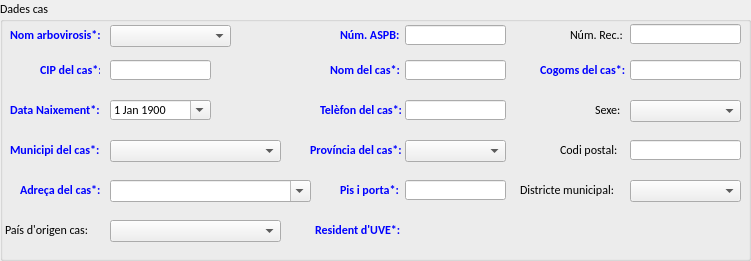
    <widget class="QGroupBox" name="groupBox_personals_persona">
     <property name="geometry">
      <rect>
       <x>10</x>
       <y>20</y>
       <width>751</width>
       <height>261</height>
      </rect>
     </property>
     <property name="font">
      <font>
       <family>Calibri</family>
       <pointsize>9</pointsize>
       <weight>50</weight>
       <bold>false</bold>
      </font>
     </property>
     <property name="autoFillBackground">
      <bool>false</bool>
     </property>
     <property name="title">
      <string>Dades cas</string>
     </property>
     <property name="flat">
      <bool>false</bool>
     </property>
     <property name="checkable">
      <bool>false</bool>
     </property>
     <widget class="QLabel" name="telf1">
      <property name="geometry">
       <rect>
        <x>320</x>
        <y>100</y>
        <width>81</width>
        <height>20</height>
       </rect>
      </property>
      <property name="sizePolicy">
       <sizepolicy hsizetype="Expanding" vsizetype="Expanding">
        <horstretch>0</horstretch>
        <verstretch>0</verstretch>
       </sizepolicy>
      </property>
      <property name="font">
       <font>
        <family>Calibri</family>
        <pointsize>9</pointsize>
        <weight>75</weight>
        <bold>true</bold>
       </font>
      </property>
      <property name="styleSheet">
       <string notr="true">color: rgb(0, 0, 255);</string>
      </property>
      <property name="text">
       <string>Telèfon del cas*:</string>
      </property>
     </widget>
     <widget class="QLabel" name="pais_origen1">
      <property name="geometry">
       <rect>
        <x>5</x>
        <y>220</y>
        <width>101</width>
        <height>20</height>
       </rect>
      </property>
      <property name="sizePolicy">
       <sizepolicy hsizetype="Expanding" vsizetype="Expanding">
        <horstretch>0</horstretch>
        <verstretch>0</verstretch>
       </sizepolicy>
      </property>
      <property name="font">
       <font>
        <family>Calibri</family>
        <pointsize>9</pointsize>
        <weight>50</weight>
        <bold>false</bold>
       </font>
      </property>
      <property name="text">
       <string>País d'origen cas:</string>
      </property>
     </widget>
     <widget class="QLabel" name="municipi1">
      <property name="geometry">
       <rect>
        <x>10</x>
        <y>140</y>
        <width>91</width>
        <height>20</height>
       </rect>
      </property>
      <property name="sizePolicy">
       <sizepolicy hsizetype="Expanding" vsizetype="Expanding">
        <horstretch>0</horstretch>
        <verstretch>0</verstretch>
       </sizepolicy>
      </property>
      <property name="font">
       <font>
        <family>Calibri</family>
        <pointsize>9</pointsize>
        <weight>75</weight>
        <bold>true</bold>
       </font>
      </property>
      <property name="styleSheet">
       <string notr="true">color: rgb(0, 0, 255);</string>
      </property>
      <property name="text">
       <string>Municipi del cas*:</string>
      </property>
     </widget>
     <widget class="QLineEdit" name="num_rec">
      <property name="geometry">
       <rect>
        <x>630</x>
        <y>24</y>
        <width>111</width>
        <height>20</height>
       </rect>
      </property>
      <property name="font">
       <font>
        <family>Calibri</family>
        <pointsize>9</pointsize>
        <weight>50</weight>
        <bold>false</bold>
       </font>
      </property>
      <property name="html" stdset="0">
       <string>&lt;!DOCTYPE HTML PUBLIC &quot;-//W3C//DTD HTML 4.0//EN&quot; &quot;http://www.w3.org/TR/REC-html40/strict.dtd&quot;&gt;
&lt;html&gt;&lt;head&gt;&lt;meta name=&quot;qrichtext&quot; content=&quot;1&quot; /&gt;&lt;style type=&quot;text/css&quot;&gt;
p, li { white-space: pre-wrap; }
&lt;/style&gt;&lt;/head&gt;&lt;body style=&quot; font-family:'Calibri'; font-size:8pt; font-weight:400; font-style:normal;&quot;&gt;
&lt;p style=&quot;-qt-paragraph-type:empty; margin-top:0px; margin-bottom:0px; margin-left:0px; margin-right:0px; -qt-block-indent:0; text-indent:0px;&quot;&gt;&lt;br /&gt;&lt;/p&gt;
&lt;p style=&quot;-qt-paragraph-type:empty; margin-top:0px; margin-bottom:0px; margin-left:0px; margin-right:0px; -qt-block-indent:0; text-indent:0px;&quot;&gt;&lt;br /&gt;&lt;/p&gt;&lt;/body&gt;&lt;/html&gt;</string>
      </property>
     </widget>
     <widget class="QLabel" name="cip1">
      <property name="geometry">
       <rect>
        <x>40</x>
        <y>60</y>
        <width>60</width>
        <height>20</height>
       </rect>
      </property>
      <property name="sizePolicy">
       <sizepolicy hsizetype="Expanding" vsizetype="Expanding">
        <horstretch>0</horstretch>
        <verstretch>0</verstretch>
       </sizepolicy>
      </property>
      <property name="font">
       <font>
        <family>Calibri</family>
        <pointsize>9</pointsize>
        <weight>75</weight>
        <bold>true</bold>
       </font>
      </property>
      <property name="styleSheet">
       <string notr="true">color: rgb(0, 0, 255);</string>
      </property>
      <property name="text">
       <string>CIP del cas*:</string>
      </property>
     </widget>
     <widget class="QLabel" name="data_naix1">
      <property name="geometry">
       <rect>
        <x>10</x>
        <y>100</y>
        <width>101</width>
        <height>20</height>
       </rect>
      </property>
      <property name="sizePolicy">
       <sizepolicy hsizetype="Expanding" vsizetype="Expanding">
        <horstretch>0</horstretch>
        <verstretch>0</verstretch>
       </sizepolicy>
      </property>
      <property name="font">
       <font>
        <family>Calibri</family>
        <pointsize>9</pointsize>
        <weight>75</weight>
        <bold>true</bold>
       </font>
      </property>
      <property name="styleSheet">
       <string notr="true">color: rgb(0, 0, 255);</string>
      </property>
      <property name="text">
       <string>Data Naixement*:</string>
      </property>
     </widget>
     <widget class="QLineEdit" name="telf">
      <property name="geometry">
       <rect>
        <x>405</x>
        <y>100</y>
        <width>101</width>
        <height>20</height>
       </rect>
      </property>
      <property name="font">
       <font>
        <family>Calibri</family>
        <pointsize>9</pointsize>
        <weight>50</weight>
        <bold>false</bold>
       </font>
      </property>
      <property name="html" stdset="0">
       <string>&lt;!DOCTYPE HTML PUBLIC &quot;-//W3C//DTD HTML 4.0//EN&quot; &quot;http://www.w3.org/TR/REC-html40/strict.dtd&quot;&gt;
&lt;html&gt;&lt;head&gt;&lt;meta name=&quot;qrichtext&quot; content=&quot;1&quot; /&gt;&lt;style type=&quot;text/css&quot;&gt;
p, li { white-space: pre-wrap; }
&lt;/style&gt;&lt;/head&gt;&lt;body style=&quot; font-family:'Calibri'; font-size:8pt; font-weight:400; font-style:normal;&quot;&gt;
&lt;p style=&quot;-qt-paragraph-type:empty; margin-top:0px; margin-bottom:0px; margin-left:0px; margin-right:0px; -qt-block-indent:0; text-indent:0px;&quot;&gt;&lt;br /&gt;&lt;/p&gt;
&lt;p style=&quot;-qt-paragraph-type:empty; margin-top:0px; margin-bottom:0px; margin-left:0px; margin-right:0px; -qt-block-indent:0; text-indent:0px;&quot;&gt;&lt;br /&gt;&lt;/p&gt;&lt;/body&gt;&lt;/html&gt;</string>
      </property>
     </widget>
     <widget class="QLineEdit" name="codi_postal">
      <property name="geometry">
       <rect>
        <x>630</x>
        <y>140</y>
        <width>111</width>
        <height>20</height>
       </rect>
      </property>
      <property name="font">
       <font>
        <family>Calibri</family>
        <pointsize>9</pointsize>
        <weight>50</weight>
        <bold>false</bold>
       </font>
      </property>
      <property name="html" stdset="0">
       <string>&lt;!DOCTYPE HTML PUBLIC &quot;-//W3C//DTD HTML 4.0//EN&quot; &quot;http://www.w3.org/TR/REC-html40/strict.dtd&quot;&gt;
&lt;html&gt;&lt;head&gt;&lt;meta name=&quot;qrichtext&quot; content=&quot;1&quot; /&gt;&lt;style type=&quot;text/css&quot;&gt;
p, li { white-space: pre-wrap; }
&lt;/style&gt;&lt;/head&gt;&lt;body style=&quot; font-family:'Calibri'; font-size:8pt; font-weight:400; font-style:normal;&quot;&gt;
&lt;p style=&quot;-qt-paragraph-type:empty; margin-top:0px; margin-bottom:0px; margin-left:0px; margin-right:0px; -qt-block-indent:0; text-indent:0px;&quot;&gt;&lt;br /&gt;&lt;/p&gt;
&lt;p style=&quot;-qt-paragraph-type:empty; margin-top:0px; margin-bottom:0px; margin-left:0px; margin-right:0px; -qt-block-indent:0; text-indent:0px;&quot;&gt;&lt;br /&gt;&lt;/p&gt;&lt;/body&gt;&lt;/html&gt;</string>
      </property>
     </widget>
     <widget class="QLabel" name="codi_postal1">
      <property name="geometry">
       <rect>
        <x>560</x>
        <y>140</y>
        <width>81</width>
        <height>20</height>
       </rect>
      </property>
      <property name="sizePolicy">
       <sizepolicy hsizetype="Expanding" vsizetype="Expanding">
        <horstretch>0</horstretch>
        <verstretch>0</verstretch>
       </sizepolicy>
      </property>
      <property name="font">
       <font>
        <family>Calibri</family>
        <pointsize>9</pointsize>
        <weight>50</weight>
        <bold>false</bold>
       </font>
      </property>
      <property name="text">
       <string>Codi postal:</string>
      </property>
     </widget>
     <widget class="QLineEdit" name="cip">
      <property name="geometry">
       <rect>
        <x>110</x>
        <y>60</y>
        <width>101</width>
        <height>20</height>
       </rect>
      </property>
      <property name="font">
       <font>
        <family>Calibri</family>
        <pointsize>9</pointsize>
        <weight>50</weight>
        <bold>false</bold>
       </font>
      </property>
      <property name="html" stdset="0">
       <string>&lt;!DOCTYPE HTML PUBLIC &quot;-//W3C//DTD HTML 4.0//EN&quot; &quot;http://www.w3.org/TR/REC-html40/strict.dtd&quot;&gt;
&lt;html&gt;&lt;head&gt;&lt;meta name=&quot;qrichtext&quot; content=&quot;1&quot; /&gt;&lt;style type=&quot;text/css&quot;&gt;
p, li { white-space: pre-wrap; }
&lt;/style&gt;&lt;/head&gt;&lt;body style=&quot; font-family:'Calibri'; font-size:8pt; font-weight:400; font-style:normal;&quot;&gt;
&lt;p style=&quot; margin-top:0px; margin-bottom:0px; margin-left:0px; margin-right:0px; -qt-block-indent:0; text-indent:0px;&quot;&gt;BUGR0857111008&lt;/p&gt;&lt;/body&gt;&lt;/html&gt;</string>
      </property>
     </widget>
     <widget class="QLabel" name="num_rec1">
      <property name="geometry">
       <rect>
        <x>570</x>
        <y>25</y>
        <width>60</width>
        <height>20</height>
       </rect>
      </property>
      <property name="sizePolicy">
       <sizepolicy hsizetype="Expanding" vsizetype="Expanding">
        <horstretch>0</horstretch>
        <verstretch>0</verstretch>
       </sizepolicy>
      </property>
      <property name="font">
       <font>
        <family>Calibri</family>
        <pointsize>9</pointsize>
        <weight>50</weight>
        <bold>false</bold>
       </font>
      </property>
      <property name="text">
       <string>Núm. Rec.:</string>
      </property>
     </widget>
     <widget class="QLabel" name="cognoms1">
      <property name="geometry">
       <rect>
        <x>540</x>
        <y>60</y>
        <width>91</width>
        <height>20</height>
       </rect>
      </property>
      <property name="sizePolicy">
       <sizepolicy hsizetype="Expanding" vsizetype="Expanding">
        <horstretch>0</horstretch>
        <verstretch>0</verstretch>
       </sizepolicy>
      </property>
      <property name="font">
       <font>
        <family>Calibri</family>
        <pointsize>9</pointsize>
        <weight>75</weight>
        <bold>true</bold>
       </font>
      </property>
      <property name="styleSheet">
       <string notr="true">color: rgb(0, 0, 255);</string>
      </property>
      <property name="text">
       <string>Cogoms del cas*:</string>
      </property>
     </widget>
     <widget class="QLineEdit" name="num_aspb">
      <property name="geometry">
       <rect>
        <x>405</x>
        <y>25</y>
        <width>101</width>
        <height>20</height>
       </rect>
      </property>
      <property name="font">
       <font>
        <family>Calibri</family>
        <pointsize>9</pointsize>
        <weight>50</weight>
        <bold>false</bold>
       </font>
      </property>
      <property name="html" stdset="0">
       <string>&lt;!DOCTYPE HTML PUBLIC &quot;-//W3C//DTD HTML 4.0//EN&quot; &quot;http://www.w3.org/TR/REC-html40/strict.dtd&quot;&gt;
&lt;html&gt;&lt;head&gt;&lt;meta name=&quot;qrichtext&quot; content=&quot;1&quot; /&gt;&lt;style type=&quot;text/css&quot;&gt;
p, li { white-space: pre-wrap; }
&lt;/style&gt;&lt;/head&gt;&lt;body style=&quot; font-family:'Calibri'; font-size:8pt; font-weight:400; font-style:normal;&quot;&gt;
&lt;p style=&quot;-qt-paragraph-type:empty; margin-top:0px; margin-bottom:0px; margin-left:0px; margin-right:0px; -qt-block-indent:0; text-indent:0px;&quot;&gt;&lt;br /&gt;&lt;/p&gt;
&lt;p style=&quot;-qt-paragraph-type:empty; margin-top:0px; margin-bottom:0px; margin-left:0px; margin-right:0px; -qt-block-indent:0; text-indent:0px;&quot;&gt;&lt;br /&gt;&lt;/p&gt;&lt;/body&gt;&lt;/html&gt;</string>
      </property>
     </widget>
     <widget class="QLineEdit" name="nom">
      <property name="geometry">
       <rect>
        <x>405</x>
        <y>60</y>
        <width>101</width>
        <height>20</height>
       </rect>
      </property>
      <property name="font">
       <font>
        <family>Calibri</family>
        <pointsize>9</pointsize>
        <weight>50</weight>
        <bold>false</bold>
       </font>
      </property>
      <property name="html" stdset="0">
       <string>&lt;!DOCTYPE HTML PUBLIC &quot;-//W3C//DTD HTML 4.0//EN&quot; &quot;http://www.w3.org/TR/REC-html40/strict.dtd&quot;&gt;
&lt;html&gt;&lt;head&gt;&lt;meta name=&quot;qrichtext&quot; content=&quot;1&quot; /&gt;&lt;style type=&quot;text/css&quot;&gt;
p, li { white-space: pre-wrap; }
&lt;/style&gt;&lt;/head&gt;&lt;body style=&quot; font-family:'Calibri'; font-size:8pt; font-weight:400; font-style:normal;&quot;&gt;
&lt;p style=&quot;-qt-paragraph-type:empty; margin-top:0px; margin-bottom:0px; margin-left:0px; margin-right:0px; -qt-block-indent:0; text-indent:0px;&quot;&gt;&lt;br /&gt;&lt;/p&gt;
&lt;p style=&quot;-qt-paragraph-type:empty; margin-top:0px; margin-bottom:0px; margin-left:0px; margin-right:0px; -qt-block-indent:0; text-indent:0px;&quot;&gt;&lt;br /&gt;&lt;/p&gt;&lt;/body&gt;&lt;/html&gt;</string>
      </property>
     </widget>
     <widget class="QLabel" name="resident1">
      <property name="geometry">
       <rect>
        <x>315</x>
        <y>220</y>
        <width>91</width>
        <height>20</height>
       </rect>
      </property>
      <property name="sizePolicy">
       <sizepolicy hsizetype="Expanding" vsizetype="Expanding">
        <horstretch>0</horstretch>
        <verstretch>0</verstretch>
       </sizepolicy>
      </property>
      <property name="font">
       <font>
        <family>Calibri</family>
        <pointsize>9</pointsize>
        <weight>75</weight>
        <bold>true</bold>
       </font>
      </property>
      <property name="styleSheet">
       <string notr="true">color: rgb(0, 0, 255);</string>
      </property>
      <property name="text">
       <string>Resident d'UVE*:</string>
      </property>
     </widget>
     <widget class="QLineEdit" name="cognoms">
      <property name="geometry">
       <rect>
        <x>630</x>
        <y>60</y>
        <width>111</width>
        <height>20</height>
       </rect>
      </property>
      <property name="font">
       <font>
        <family>Calibri</family>
        <pointsize>9</pointsize>
        <weight>50</weight>
        <bold>false</bold>
       </font>
      </property>
      <property name="html" stdset="0">
       <string>&lt;!DOCTYPE HTML PUBLIC &quot;-//W3C//DTD HTML 4.0//EN&quot; &quot;http://www.w3.org/TR/REC-html40/strict.dtd&quot;&gt;
&lt;html&gt;&lt;head&gt;&lt;meta name=&quot;qrichtext&quot; content=&quot;1&quot; /&gt;&lt;style type=&quot;text/css&quot;&gt;
p, li { white-space: pre-wrap; }
&lt;/style&gt;&lt;/head&gt;&lt;body style=&quot; font-family:'Calibri'; font-size:8pt; font-weight:400; font-style:normal;&quot;&gt;
&lt;p style=&quot;-qt-paragraph-type:empty; margin-top:0px; margin-bottom:0px; margin-left:0px; margin-right:0px; -qt-block-indent:0; text-indent:0px;&quot;&gt;&lt;br /&gt;&lt;/p&gt;
&lt;p style=&quot;-qt-paragraph-type:empty; margin-top:0px; margin-bottom:0px; margin-left:0px; margin-right:0px; -qt-block-indent:0; text-indent:0px;&quot;&gt;&lt;br /&gt;&lt;/p&gt;&lt;/body&gt;&lt;/html&gt;</string>
      </property>
     </widget>
     <widget class="QLabel" name="nom1">
      <property name="geometry">
       <rect>
        <x>330</x>
        <y>60</y>
        <width>71</width>
        <height>20</height>
       </rect>
      </property>
      <property name="sizePolicy">
       <sizepolicy hsizetype="Expanding" vsizetype="Expanding">
        <horstretch>0</horstretch>
        <verstretch>0</verstretch>
       </sizepolicy>
      </property>
      <property name="font">
       <font>
        <family>Calibri</family>
        <pointsize>9</pointsize>
        <weight>75</weight>
        <bold>true</bold>
       </font>
      </property>
      <property name="styleSheet">
       <string notr="true">color: rgb(0, 0, 255);</string>
      </property>
      <property name="text">
       <string>Nom del cas*:</string>
      </property>
     </widget>
     <widget class="QLabel" name="adress1">
      <property name="geometry">
       <rect>
        <x>20</x>
        <y>180</y>
        <width>81</width>
        <height>20</height>
       </rect>
      </property>
      <property name="sizePolicy">
       <sizepolicy hsizetype="Expanding" vsizetype="Expanding">
        <horstretch>0</horstretch>
        <verstretch>0</verstretch>
       </sizepolicy>
      </property>
      <property name="font">
       <font>
        <family>Calibri</family>
        <pointsize>9</pointsize>
        <weight>75</weight>
        <bold>true</bold>
       </font>
      </property>
      <property name="styleSheet">
       <string notr="true">color: rgb(0, 0, 255);</string>
      </property>
      <property name="text">
       <string>Adreça del cas*:</string>
      </property>
     </widget>
     <widget class="QLabel" name="nom_arbovirosis1">
      <property name="geometry">
       <rect>
        <x>10</x>
        <y>25</y>
        <width>91</width>
        <height>20</height>
       </rect>
      </property>
      <property name="sizePolicy">
       <sizepolicy hsizetype="Expanding" vsizetype="Expanding">
        <horstretch>0</horstretch>
        <verstretch>0</verstretch>
       </sizepolicy>
      </property>
      <property name="font">
       <font>
        <family>Calibri</family>
        <pointsize>9</pointsize>
        <weight>75</weight>
        <bold>true</bold>
       </font>
      </property>
      <property name="styleSheet">
       <string notr="true">color: rgb(0, 0, 255);</string>
      </property>
      <property name="text">
       <string>Nom arbovirosis*:</string>
      </property>
     </widget>
     <widget class="QLabel" name="provincia1">
      <property name="geometry">
       <rect>
        <x>310</x>
        <y>140</y>
        <width>91</width>
        <height>20</height>
       </rect>
      </property>
      <property name="sizePolicy">
       <sizepolicy hsizetype="Expanding" vsizetype="Expanding">
        <horstretch>0</horstretch>
        <verstretch>0</verstretch>
       </sizepolicy>
      </property>
      <property name="font">
       <font>
        <family>Calibri</family>
        <pointsize>9</pointsize>
        <weight>75</weight>
        <bold>true</bold>
       </font>
      </property>
      <property name="styleSheet">
       <string notr="true">color: rgb(0, 0, 255);</string>
      </property>
      <property name="text">
       <string>Província del cas*:</string>
      </property>
     </widget>
     <widget class="QLabel" name="num_aspb1">
      <property name="geometry">
       <rect>
        <x>340</x>
        <y>25</y>
        <width>60</width>
        <height>20</height>
       </rect>
      </property>
      <property name="sizePolicy">
       <sizepolicy hsizetype="Expanding" vsizetype="Expanding">
        <horstretch>0</horstretch>
        <verstretch>0</verstretch>
       </sizepolicy>
      </property>
      <property name="font">
       <font>
        <family>Calibri</family>
        <pointsize>9</pointsize>
        <weight>75</weight>
        <bold>true</bold>
       </font>
      </property>
      <property name="styleSheet">
       <string notr="true">color: rgb(0, 0, 255);</string>
      </property>
      <property name="text">
       <string>Núm. ASPB:</string>
      </property>
     </widget>
     <widget class="QLineEdit" name="pis">
      <property name="geometry">
       <rect>
        <x>405</x>
        <y>180</y>
        <width>101</width>
        <height>20</height>
       </rect>
      </property>
      <property name="font">
       <font>
        <family>Calibri</family>
        <pointsize>9</pointsize>
        <weight>50</weight>
        <bold>false</bold>
       </font>
      </property>
      <property name="html" stdset="0">
       <string>&lt;!DOCTYPE HTML PUBLIC &quot;-//W3C//DTD HTML 4.0//EN&quot; &quot;http://www.w3.org/TR/REC-html40/strict.dtd&quot;&gt;
&lt;html&gt;&lt;head&gt;&lt;meta name=&quot;qrichtext&quot; content=&quot;1&quot; /&gt;&lt;style type=&quot;text/css&quot;&gt;
p, li { white-space: pre-wrap; }
&lt;/style&gt;&lt;/head&gt;&lt;body style=&quot; font-family:'Calibri'; font-size:8pt; font-weight:400; font-style:normal;&quot;&gt;
&lt;p style=&quot;-qt-paragraph-type:empty; margin-top:0px; margin-bottom:0px; margin-left:0px; margin-right:0px; -qt-block-indent:0; text-indent:0px;&quot;&gt;&lt;br /&gt;&lt;/p&gt;
&lt;p style=&quot;-qt-paragraph-type:empty; margin-top:0px; margin-bottom:0px; margin-left:0px; margin-right:0px; -qt-block-indent:0; text-indent:0px;&quot;&gt;&lt;br /&gt;&lt;/p&gt;&lt;/body&gt;&lt;/html&gt;</string>
      </property>
     </widget>
     <widget class="QLabel" name="pis1">
      <property name="geometry">
       <rect>
        <x>340</x>
        <y>180</y>
        <width>60</width>
        <height>20</height>
       </rect>
      </property>
      <property name="sizePolicy">
       <sizepolicy hsizetype="Expanding" vsizetype="Expanding">
        <horstretch>0</horstretch>
        <verstretch>0</verstretch>
       </sizepolicy>
      </property>
      <property name="font">
       <font>
        <family>Calibri</family>
        <pointsize>9</pointsize>
        <weight>75</weight>
        <bold>true</bold>
       </font>
      </property>
      <property name="styleSheet">
       <string notr="true">color: rgb(0, 0, 255);</string>
      </property>
      <property name="text">
       <string>Pis i porta*:</string>
      </property>
     </widget>
     <widget class="QLabel" name="sexe1">
      <property name="geometry">
       <rect>
        <x>595</x>
        <y>100</y>
        <width>41</width>
        <height>20</height>
       </rect>
      </property>
      <property name="sizePolicy">
       <sizepolicy hsizetype="Expanding" vsizetype="Expanding">
        <horstretch>0</horstretch>
        <verstretch>0</verstretch>
       </sizepolicy>
      </property>
      <property name="font">
       <font>
        <family>Calibri</family>
        <pointsize>9</pointsize>
        <weight>50</weight>
        <bold>false</bold>
       </font>
      </property>
      <property name="text">
       <string>Sexe:</string>
      </property>
     </widget>
     <widget class="QLabel" name="dm1">
      <property name="geometry">
       <rect>
        <x>520</x>
        <y>180</y>
        <width>121</width>
        <height>20</height>
       </rect>
      </property>
      <property name="sizePolicy">
       <sizepolicy hsizetype="Expanding" vsizetype="Expanding">
        <horstretch>0</horstretch>
        <verstretch>0</verstretch>
       </sizepolicy>
      </property>
      <property name="font">
       <font>
        <family>Calibri</family>
        <pointsize>9</pointsize>
        <weight>50</weight>
        <bold>false</bold>
       </font>
      </property>
      <property name="text">
       <string>Districte municipal:</string>
      </property>
     </widget>
     <widget class="QDateEdit" name="data_naix">
      <property name="geometry">
       <rect>
        <x>110</x>
        <y>100</y>
        <width>101</width>
        <height>20</height>
       </rect>
      </property>
      <property name="font">
       <font>
        <family>Calibri</family>
        <pointsize>9</pointsize>
        <weight>50</weight>
        <bold>false</bold>
       </font>
      </property>
      <property name="calendarPopup">
       <bool>true</bool>
      </property>
      <property name="date">
       <date>
        <year>1900</year>
        <month>1</month>
        <day>1</day>
       </date>
      </property>
     </widget>
     <widget class="QComboBox" name="sexe">
      <property name="geometry">
       <rect>
        <x>630</x>
        <y>100</y>
        <width>111</width>
        <height>22</height>
       </rect>
      </property>
      <property name="font">
       <font>
        <family>Calibri</family>
        <pointsize>9</pointsize>
        <weight>50</weight>
        <bold>false</bold>
       </font>
      </property>
     </widget>
     <widget class="QComboBox" name="address">
      <property name="geometry">
       <rect>
        <x>110</x>
        <y>180</y>
        <width>201</width>
        <height>22</height>
       </rect>
      </property>
      <property name="font">
       <font>
        <family>Calibri</family>
        <pointsize>9</pointsize>
        <weight>50</weight>
        <bold>false</bold>
       </font>
      </property>
      <property name="editable">
       <bool>true</bool>
      </property>
     </widget>
     <widget class="QComboBox" name="municipi">
      <property name="geometry">
       <rect>
        <x>110</x>
        <y>140</y>
        <width>171</width>
        <height>22</height>
       </rect>
      </property>
      <property name="font">
       <font>
        <family>Calibri</family>
        <pointsize>9</pointsize>
        <weight>50</weight>
        <bold>false</bold>
       </font>
      </property>
      <property name="maxVisibleItems">
       <number>15</number>
      </property>
     </widget>
     <widget class="QComboBox" name="provincia">
      <property name="geometry">
       <rect>
        <x>405</x>
        <y>140</y>
        <width>101</width>
        <height>22</height>
       </rect>
      </property>
      <property name="font">
       <font>
        <family>Calibri</family>
        <pointsize>9</pointsize>
        <weight>50</weight>
        <bold>false</bold>
       </font>
      </property>
     </widget>
     <widget class="QComboBox" name="pais_origen">
      <property name="geometry">
       <rect>
        <x>110</x>
        <y>220</y>
        <width>171</width>
        <height>22</height>
       </rect>
      </property>
      <property name="font">
       <font>
        <family>Calibri</family>
        <pointsize>9</pointsize>
        <weight>50</weight>
        <bold>false</bold>
       </font>
      </property>
      <property name="maxVisibleItems">
       <number>15</number>
      </property>
     </widget>
     <widget class="QComboBox" name="nom_arbovirosis">
      <property name="geometry">
       <rect>
        <x>110</x>
        <y>25</y>
        <width>121</width>
        <height>22</height>
       </rect>
      </property>
     </widget>
     <widget class="QComboBox" name="dm">
      <property name="geometry">
       <rect>
        <x>630</x>
        <y>180</y>
        <width>111</width>
        <height>22</height>
       </rect>
      </property>
      <property name="font">
       <font>
        <family>Calibri</family>
        <pointsize>9</pointsize>
        <weight>50</weight>
        <bold>false</bold>
       </font>
      </property>
     </widget>
    </widget>
